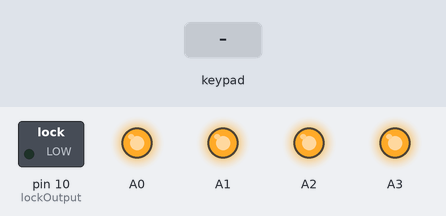
Bench run of a sketch on a simulated Arduino Uno, built with avr-gcc and run on an emulated ATmega328P. Parts: switched loads named in the sketch (green lamp = pin HIGH), output pins drawn as LEDs (lit = HIGH). Inputs (shaded band) come from the test bench. Random numbers use the default seed unless the sketch sets one; what the sketch prints to the serial monitor is not drawn.

Above: at 1.2 s.
1.3 s: keypad keys 5 9 7 3 pressed 0.4 s apart
At 4.5 s:
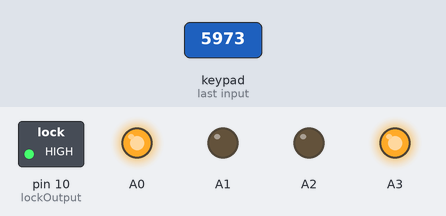
9.8 s: key 'A' pressed
12.8 s: keypad keys 5 9 7 3 # pressed 0.4 s apart
At 16.2 s:
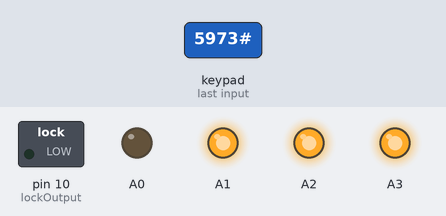
16.9 s: key 'B' pressed
19.9 s: key 'C' pressed
At 20.3 s:
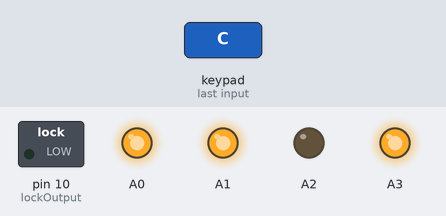
Timing chart, 0 to 22.9 s (numbered marks = the images above; inputs shaded):
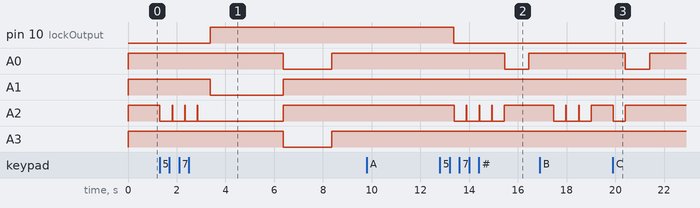

Measured:
- after the input at 1.3 s, pin 10 (lockOutput): LOW → HIGH after 2.1 s; A0, A3: HIGH → LOW after 5.1 s, → HIGH 2.0 s later; A1: HIGH → LOW after 2.1 s, → HIGH 3.0 s later; A2: goes 3 × (LOW 0.50 s, HIGH 0.02 s), LOW 3.5 s, then HIGH, starting at once
- after the input at 9.8 s, every drawn part: stays the same
- after the input at 12.8 s, A0: HIGH → LOW after 2.7 s, → HIGH 1.0 s later
- after the input at 19.9 s, A0: HIGH → LOW after 0.51 s, → HIGH 1.0 s later; A2: HIGH → LOW at once, → HIGH 0.50 s later

The sketch:

KeyPad.ino
```cpp
#include <Keypad.h>
#define Password_Length 5   // Length of password + 1 for null character

// binary input pins for triggering sound board. This version of the script is for the sound board in "Intergrated Mode 0"
// Dip switches on sound board should be set to (0,0,0)
#define s1 A0
#define s2 A1
#define s3 A2
#define s4 A3


class Sound_Trigger{
  private:
    byte Pin_1;
    byte Pin_2;
    byte Pin_3;
    byte Pin_4;

  public:
    Sound_Trigger(byte Pin_1,byte Pin_2,byte Pin_3,byte Pin_4){
      this->Pin_1 = Pin_1;
      this->Pin_2 = Pin_2;
      this->Pin_3 = Pin_3;
      this->Pin_4 = Pin_4;
      initialize();}
  void initialize(){
    pinMode (Pin_1,OUTPUT);
    digitalWrite(Pin_1,HIGH);
    pinMode (Pin_2,OUTPUT);
    digitalWrite(Pin_2,HIGH);
    pinMode (Pin_3,OUTPUT);
    digitalWrite(Pin_3,HIGH);
    pinMode (Pin_4,OUTPUT);
    digitalWrite(Pin_4,HIGH);}

  void Play_Sound(byte Track_num, int Duration){
   if(Track_num==1){
      digitalWrite(Pin_1,LOW);
        delay(Duration);
      digitalWrite(Pin_1,HIGH);}
    else if(Track_num==2){
      digitalWrite(Pin_2,LOW);
        delay(Duration);
      digitalWrite(Pin_2,HIGH);}
    else if(Track_num==3){
      digitalWrite(Pin_1,LOW);
      digitalWrite(Pin_2,LOW);
        delay(Duration);
      digitalWrite(Pin_1,HIGH);
      digitalWrite(Pin_2,HIGH);}
    else if(Track_num==4){
      digitalWrite(Pin_3,LOW);
        delay(Duration);
      digitalWrite(Pin_3,HIGH);}
    else if(Track_num==5){
      digitalWrite(Pin_1,LOW);
      digitalWrite(Pin_3,LOW);
        delay(Duration);
      digitalWrite(Pin_1,HIGH);
      digitalWrite(Pin_3,HIGH);}
    else if(Track_num==6){
      digitalWrite(Pin_2,LOW);
      digitalWrite(Pin_3,LOW);
        delay(Duration);
      digitalWrite(Pin_2,HIGH);
      digitalWrite(Pin_3,HIGH);}
    else if(Track_num==7){
      digitalWrite(Pin_1,LOW);
      digitalWrite(Pin_2,LOW);
      digitalWrite(Pin_3,LOW);
        delay(Duration);
      digitalWrite(Pin_1,HIGH);
      digitalWrite(Pin_2,HIGH);
      digitalWrite(Pin_3,HIGH);}
    else if(Track_num==8){
      digitalWrite(Pin_4,LOW);
        delay(Duration);
      digitalWrite(Pin_4,HIGH);}
    else if(Track_num==9){
      digitalWrite(Pin_1,LOW);
      digitalWrite(Pin_4,LOW);
        delay(Duration);
      digitalWrite(Pin_1,HIGH);
      digitalWrite(Pin_4,HIGH);}
    else if(Track_num==10){
      digitalWrite(Pin_2,LOW);
      digitalWrite(Pin_4,LOW);
        delay(Duration);
      digitalWrite(Pin_2,HIGH);
      digitalWrite(Pin_4,HIGH);}
    else if(Track_num==11){
      digitalWrite(Pin_1,LOW);
      digitalWrite(Pin_2,LOW);
      digitalWrite(Pin_4,LOW);
        delay(Duration);
      digitalWrite(Pin_1,HIGH);
      digitalWrite(Pin_2,HIGH);
      digitalWrite(Pin_4,HIGH);}
    else if(Track_num==12){
      digitalWrite(Pin_3,LOW);
      digitalWrite(Pin_4,LOW);
        delay(Duration);
      digitalWrite(Pin_3,HIGH);
      digitalWrite(Pin_4,HIGH);}}   };

Sound_Trigger Sound_byte (s1,s2,s3,s4);
byte ahahah = 1;
byte failed = 2;
byte come_back = 3;

byte beep = 4;

byte chain_unlock = 5;
byte light_transition = 6;
byte choir = 7;
byte notify =8;
byte welcome = 9;

int ahahah_len = 1000;
int failed_len = 1000;
int come_back_len = 2000;

int beep_len = 500;

int chain_unlock_len = 3000;
int light_transition_len = 4000;
int choir_len = 2000;
int notify_len =3000;
int welcome_len = 2000;

byte attempt_limit = 6;
int lock_out = 10000;
char Data[Password_Length]; // Character to hold password input
char Master[Password_Length] = "5973"; // Password
int lockOutput = 10; // Pin connected to lock relay input
int StayOpen = 5000; // Time in Mills lock stays open after correct password is input
byte data_count = 0; // Counter for character entries
char customKey; // Character to hold key input
int Wrong_count = 0; // Count for playing different failure noises

// Constants for row and column sizes
const byte ROWS = 4;
const byte COLS = 4;

// Array to represent keys on keypad
char hexaKeys[ROWS][COLS] = {
  {'1', '2', '3', 'A'},
  {'4', '5', '6', 'B'},
  {'7', '8', '9', 'C'},
  {'*', '0', '#', 'D'} };

// Keypad Connections to Arduino
byte rowPins[ROWS] = {9, 8, 7, 6};
byte colPins[COLS] = {5, 4, 3, 2};

Keypad customKeypad = Keypad(makeKeymap(hexaKeys), rowPins, colPins, ROWS, COLS); // Create keypad object

void setup() {
  Serial.begin(9600);
  // Set lockOutput as an OUTPUT pin
  pinMode(lockOutput, OUTPUT);
  digitalWrite(lockOutput, LOW);}

void loop() {

  // Look for keypress
  customKey = customKeypad.getKey();

  if (customKey) {
    // Enter keypress into array and increment counter
    Sound_byte.Play_Sound(beep,beep_len);
    Data[data_count] = customKey;
    Serial.print(Data[data_count]);
    data_count++;}

  // See if we have reached the password length
  if (data_count == Password_Length - 1) {
    Serial.println(" ");
    Serial.println("....");

    if (!strcmp(Data, Master)) {
      // Password is correct
      Serial.println("CORRECT");
      Serial.println("_______");
      // Turn on relay for 5 seconds
      digitalWrite(lockOutput, HIGH);
      Sound_byte.Play_Sound(random(5,8),3000);
      Sound_byte.Play_Sound(welcome,welcome_len);
      delay(StayOpen);
      digitalWrite(lockOutput, LOW);
      Wrong_count = 0;}

    else {
      // Password is incorrect
      if (Wrong_count == attempt_limit){
      Wrong_count = 0;
      Sound_byte.Play_Sound(failed,failed_len);
      Sound_byte.Play_Sound(come_back,come_back_len);
      delay(lock_out);}

      Sound_byte.Play_Sound(ahahah,ahahah_len);
      Wrong_count++;
      Serial.println("Wrong");
      Serial.println("_____");
      delay(1000);}

    clearData(); } }

void clearData() {
  // Go through array and clear data
  while (data_count != 0) {
    Data[data_count--] = 0;
  }
  return;
}
```
